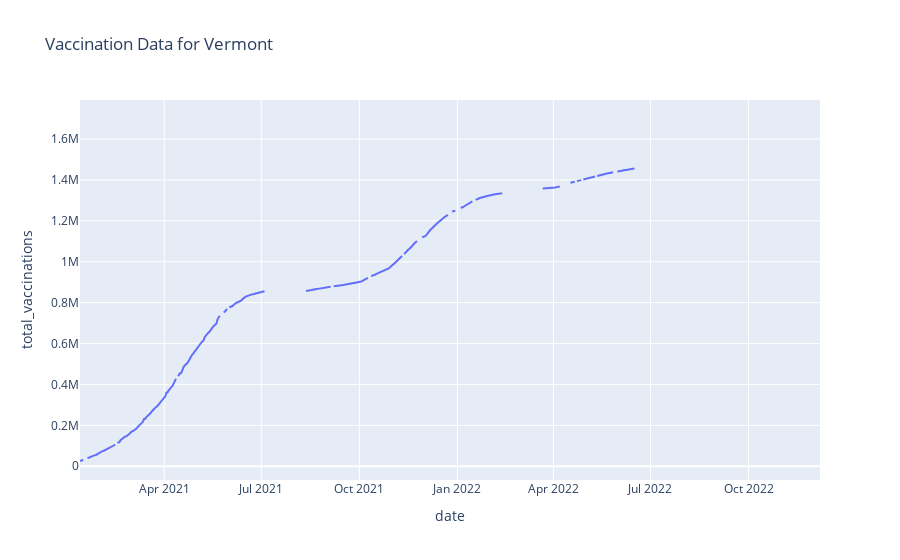

Notebook code cell kept with this figure:
### Code cell
px.line(vermont_vaccination_data, x='date', y='total_vaccinations', title='Vaccination Data for Vermont')

### Figure 1 — Plotly figure (JSON) as saved in the notebook; plotly's stock layout.template omitted (floating-point values rounded to 4 significant figures; data arrays with more than 128 entries replaced by an {"elided": "..."} marker saying what was removed)
{"data": [{"hovertemplate": "date=%{x}<br>total_vaccinations=%{y}<extra></extra>", "legendgroup": "", "line": {"color": "#636efa", "dash": "solid"}, "marker": {"symbol": "circle"}, "mode": "lines", "name": "", "orientation": "v", "showlegend": false, "type": "scatter", "x": {"elided": "695 str values"}, "xaxis": "x", "y": {"elided": "695 float values"}, "yaxis": "y"}], "layout": {"legend": {"tracegroupgap": 0}, "title": {"text": "Vaccination Data for Vermont"}, "xaxis": {"anchor": "y", "domain": [0, 1], "title": {"text": "date"}}, "yaxis": {"anchor": "x", "domain": [0, 1], "title": {"text": "total_vaccinations"}}}}
